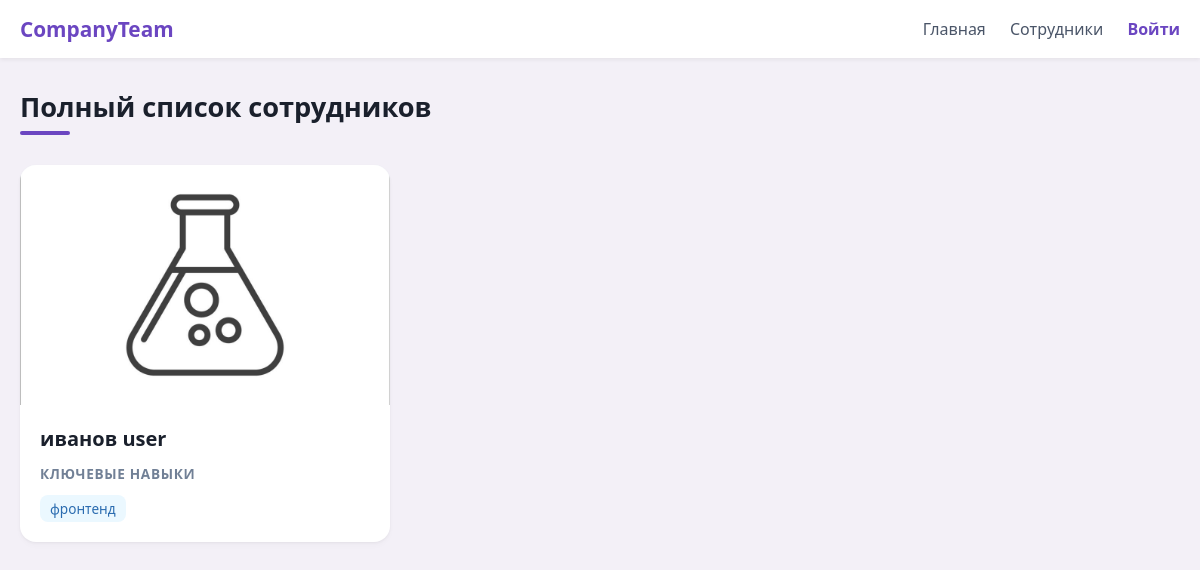
/employees/, run on the app's committed database.
### employees/models.py (models this page shows, shortened)
class EmployeeProfile(models.Model):
    GENDER_CHOICES = [
        ('M', 'Мужской'),
        ('F', 'Женский'),
    ]
    user = models.OneToOneField(
        User,
        on_delete=models.CASCADE,
        related_name='profile',
        verbose_name="Пользователь"
    )
    first_name = models.CharField(max_length=50, verbose_name="Имя")
    last_name = models.CharField(max_length=50, verbose_name="Фамилия")
    middle_name = models.CharField(
        max_length=50,
        blank=True,
        null=True,
        verbose_name="Отчество"
    )
    gender = models.CharField(
        max_length=1,
        choices=GENDER_CHOICES,
        verbose_name="Пол"
    )
    skills = models.ManyToManyField(
        'Skill',
        through='EmployeeSkill',
        verbose_name="Навыки"
    )
    description = RichTextField(
        blank=True,
        null=True,
        verbose_name="Описание"
    )
    class Meta:
        verbose_name = "Профиль сотрудника"
        verbose_name_plural = "Профили сотрудников"

class EmployeeImage(models.Model):
    employee = models.ForeignKey(
        EmployeeProfile,
        on_delete=models.CASCADE,
        related_name='images',
        verbose_name="Сотрудник"
    )
    image = models.FileField(
        upload_to='employee_gallery/',
        verbose_name="Файл изображения"
    )
    position = models.PositiveIntegerField(
        default=1,
        verbose_name="Порядковый номер"
    )
    class Meta:
        verbose_name = "Изображение сотрудника"
        verbose_name_plural = "Галерея изображений"
        ordering = ['position', 'id']

class Skill(models.Model):
    name = models.CharField(max_length=100, verbose_name="Название навыка")
    class Meta:
        verbose_name = "Навык"
        verbose_name_plural = "Навыки"

### employees/views.py (the view)
# urls.py: path('employees/', views.employee_list_view, name='list'),
def employee_list_view(request):
    employees = EmployeeProfile.objects.all()
    context = {
        'title': 'Список сотрудников',
        'employees': employees
    }
    return render(request, 'employees/list.html', context)

### employees/templates/employees/list.html (shortened to what this page needs)
{% extends "base.html" %}
{% block content %}
<h2 class="section-title">Полный список сотрудников</h2>
<div class="grid">
    {% for employee in employees %}
        {% include "employees/includes/employee_card.html" %}
    {% empty %}
        <p>В базе данных пока нет зарегистрированных сотрудников.</p>
    {% endfor %}
</div>
{% endblock %}

### employees/templates/employees/includes/employee_card.html
<a href="{% url 'employees:detail' employee.pk %}" class="card">
    <div class="image-wrapper">
        {% with first_img=employee.images.all.first %}
            {% if first_img %}
                <img src="{{ first_img.image.url }}" alt="{{ employee.first_name }}" class="card-image">
            {% else %}
                <div class="no-image">Фото отсутствует</div>
            {% endif %}
        {% endwith %}
    </div>
    <div class="card-content">
        <h3>{{ employee.last_name }} {{ employee.first_name }}</h3>
        <div class="skills-label">Ключевые навыки</div>
        <div class="skills-container">
            {% for skill in employee.skills.all %}
                <span class="badge">{{ skill.name }}</span>
            {% empty %}
                <span class="no-skills">Не указаны</span>
            {% endfor %}
        </div>
    </div>
</a>

### data on the page
EmployeeProfile: images.all.first.image (picture), last_name "иванов", first_name "user"
Skill: name "фронтенд"
